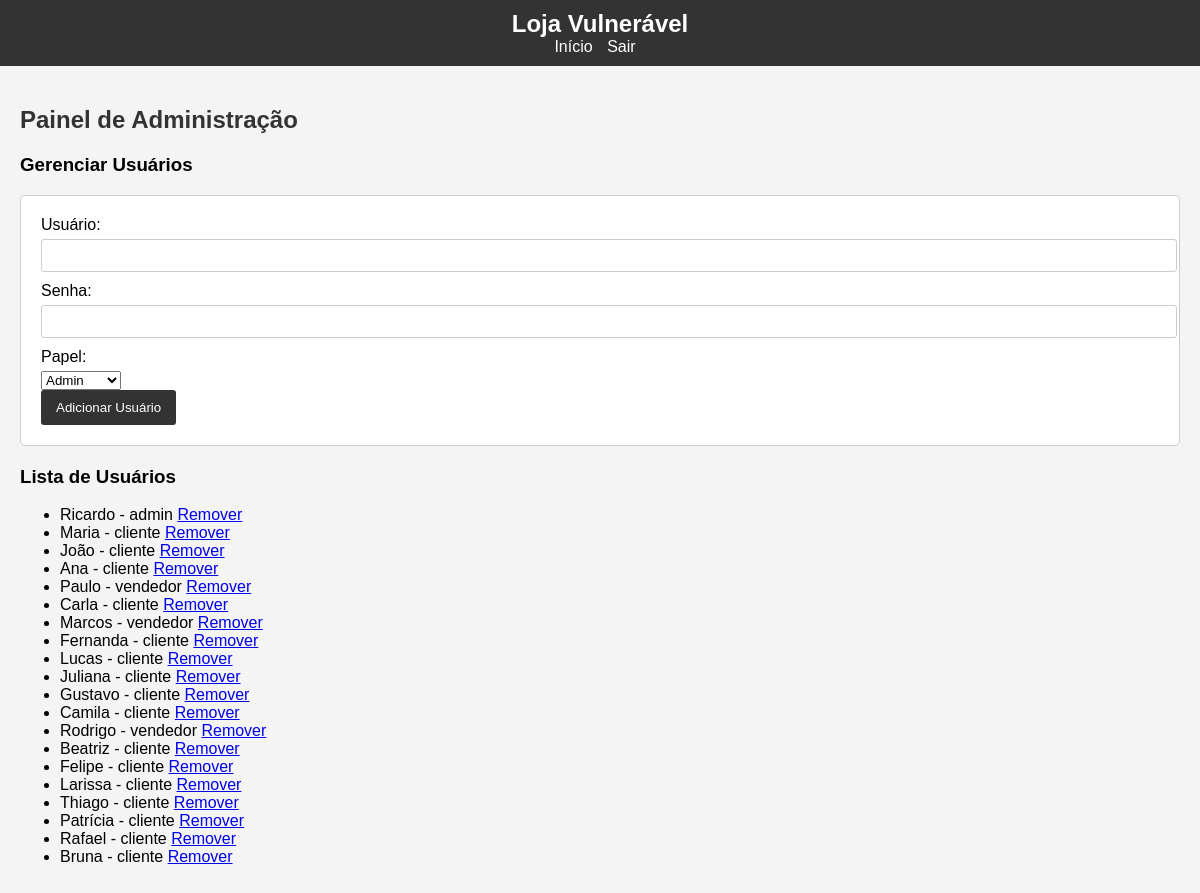
The page /admin (signed in) on the database its author committed.
### tables this page shows
CREATE TABLE users (
            id INTEGER PRIMARY KEY,
            username TEXT,
            password TEXT,
            role TEXT
        );

### app/usuarios/admin.py (the view)
@bp.route('/admin', methods=['GET'])
def admin_dashboard():
    if session.get('role') != 'admin':
        return 'Acesso negado'
    conn = sqlite3.connect('database.db')
    c = conn.cursor()
    c.execute('SELECT * FROM users')
    usuarios = c.fetchall()
    conn.close()
    return render_template('admin.html', usuarios=usuarios)

### templates/admin.html (shortened to what this page needs)
{% extends "base.html" %}
{% block content %}
<h2>Painel de Administração</h2>
<h3>Gerenciar Usuários</h3>
<form method="POST" action="{{ url_for('admin.adicionar_usuario') }}">
    <label for="username">Usuário:</label>
    <input type="text" id="username" name="username" required>
    <br>
    <label for="password">Senha:</label>
    <input type="password" id="password" name="password" required>
    <br>
    <label for="role">Papel:</label>
    <select id="role" name="role" required>
        <option value="admin">Admin</option>
    </select>
    <br>
    <input type="submit" value="Adicionar Usuário">
</form>
<h3>Lista de Usuários</h3>
<ul>
    {% for user in usuarios %}
    <li>{{ user[1] }} - {{ user[3] }}
        <a href="{{ url_for('admin.remover_usuario', user_id=user[0]) }}">Remover</a>
    </li>
    {% endfor %}
</ul>
{% endblock %}

### static/css/estilo.css (style rules this page uses)
body { font-family: Arial, sans-serif; background-color: #f4f4f4; margin: 0; padding: 0; }
h2 { color: #333; }
form { background-color: white; padding: 20px; border: 1px solid #ccc; border-radius: 5px; margin-bottom: 20px; }
label { display: block; margin-bottom: 5px; }
input[type="text"], input[type="password"], input[type="number"] { width: 100%; padding: 8px; margin-bottom: 10px; border: 1px solid #ccc; border-radius: 3px; }
input[type="submit"] { background-color: #333; color: white; padding: 10px 15px; border: none; border-radius: 3px; cursor: pointer; }

### rows shown on the page
users: username "Ricardo", role "admin"
users: username "Maria", role "cliente"
users: username "João", role "cliente"
users: username "Ana", role "cliente"
users: username "Paulo", role "vendedor"
users: username "Carla", role "cliente"
users: username "Marcos", role "vendedor"
users: username "Fernanda", role "cliente"
users: username "Lucas", role "cliente"
users: username "Juliana", role "cliente"
users: username "Gustavo", role "cliente"
users: username "Camila", role "cliente"
users: username "Rodrigo", role "vendedor"
users: username "Beatriz", role "cliente"
users: username "Felipe", role "cliente"
users: username "Larissa", role "cliente"
users: username "Thiago", role "cliente"
users: username "Patrícia", role "cliente"
users: username "Rafael", role "cliente"
users: username "Bruna", role "cliente"
